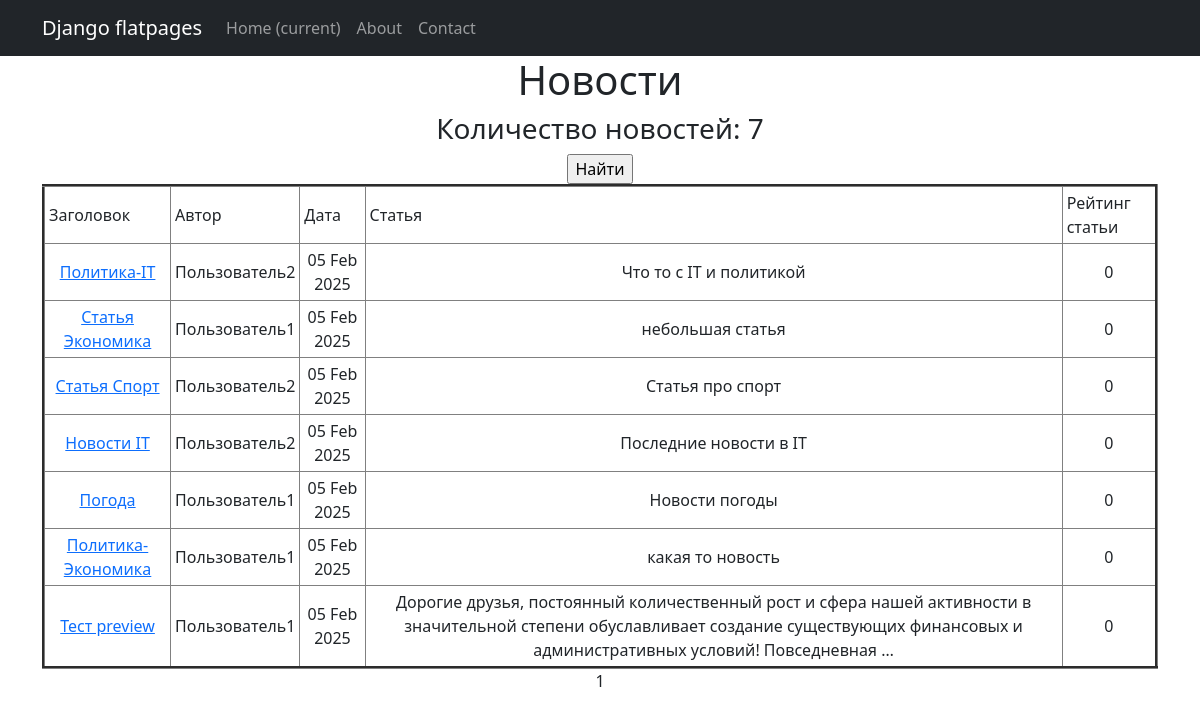
Before: /news/ with the older database file.
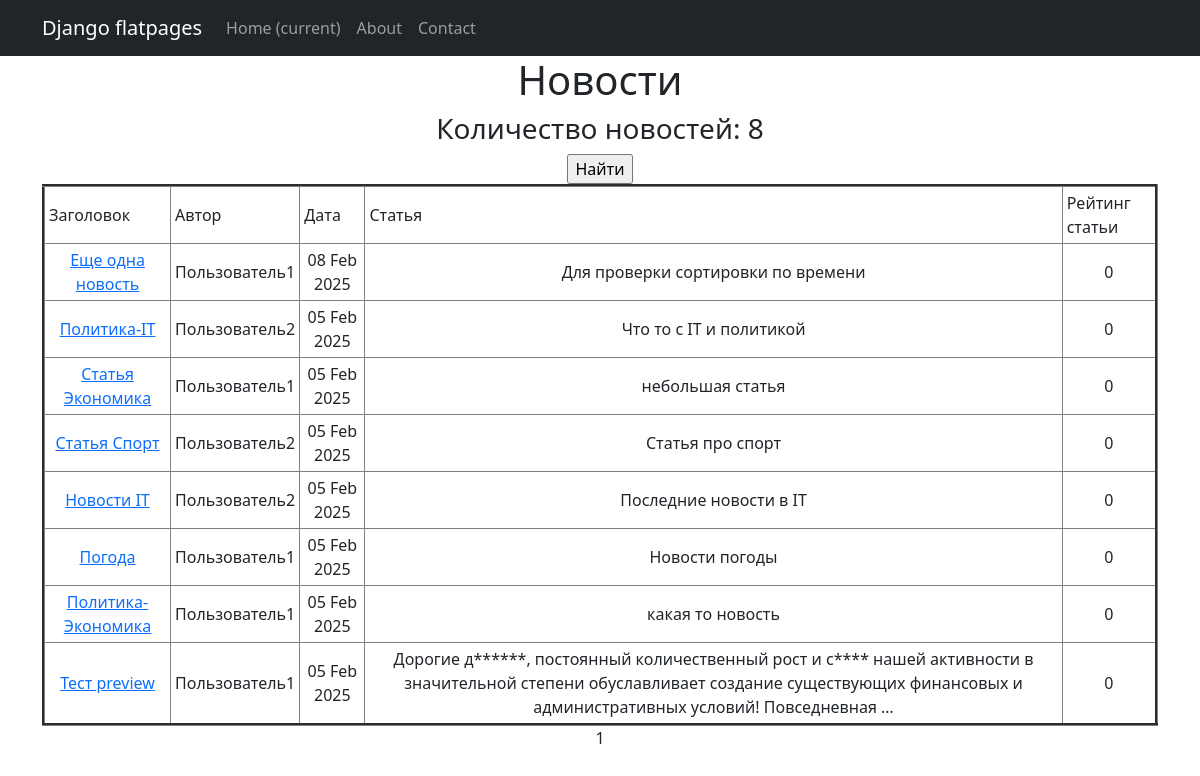
After: the same page with the newer database file.
### news/models.py (models this page shows, shortened)
class Post(models.Model):
    news = "NW"
    article = "AR"
    POSITIONS = [(news, "Новость"),
                 (article, "Статья")]
    autor_id = models.ForeignKey(Author, on_delete=models.CASCADE)
    type = models.CharField(max_length = 2, choices=POSITIONS, default=news)
    date_time = models.DateTimeField(auto_now_add=True)
    category = models.ManyToManyField(Category, through="PostCategory")
    title_news = models.CharField(max_length = 128)
    text_news = models.TextField()
    rating_post = models.IntegerField(default = 0)

class Author(models.Model):
    rating_autor = models.IntegerField(default = 0)
    user = models.OneToOneField(User, on_delete=models.CASCADE)

class Censorship(models.Model):
    word = models.CharField(max_length = 255, unique=True)
    def __str__(self):
        return f'{self.word}'

### news/views.py (the view)
# urls.py: path('', PostList.as_view(), name="news_list"),
class PostList(ListView):
    model = Post
    ordering = '-date_time'
    template_name = 'posts.html'
    context_object_name = 'posts'
    paginate_by = 10

### news/templatetags/custom_filters.py (called while the page is built)
def delete_symbol_l_r(word):
    symbols = ['!', '"', '#', '$', '%', '&', "'", '(', ')' '*',"\\", '+', ',', '-', '.', '/', ':', ';', '<', '=', '>', '?',
               '@', '[', ']', '^', '_', '`', '{', '|', '}']
    for symbol in symbols:
       word = word.rstrip(symbol).lstrip(symbol)
    return word

def stripping(text):
    word = ''
    for i in text:
        if i.isalpha():
            word += i
    return word.lower()

@register.filter()
def censor(text):
    list_censor = [str(i) for i in Censorship.objects.all()]
    for word in text.split():
        format_word = stripping(word)
        if format_word in list_censor:
            cencore_word = format_word[0] + "*" * (len(word) - 1)
            text = text.replace(delete_symbol_l_r(word), cencore_word)
    return text

### templates/posts.html (shortened to what this page needs)
{% extends 'flatpages/default.html' %}
{% load custom_filters %}
{% load custom_tags %}
{% block content %}
    <h1>Новости</h1>
    <h3> Количество новостей: {{ posts | length}} </h3>
        <form action="" method="get">
            <input type="submit" value="Найти" />
        </form>
        {% if posts %}
            <table border="3" cellpadding="4" cellspacing="1">
                <tr>
                    <td align="left">Заголовок</td>
                    <td align="left">Автор</td>
                    <td align="left">Дата</td>
                    <td align="left">Статья</td>
                    <td align="left">Рейтинг статьи</td>
                </tr>
                {% for post in posts%}
                <tr>
                    <td><a href="http://127.0.0.1:8000/news/{{ post.pk }}">{{ post.title_news | censor }}</a></td>
                    <td>{{ post.autor_id.user }}</td>
                    <td>{{ post.date_time | date:'d M Y' }}</td>
                    <td>{{ post.text_news | truncatewords:20 | censor }}</td>
                    <td>{{ post.rating_post }}</td>
                </tr>
                {% endfor %}
            </table>
        {% else %}
        <h2>Новостей нет!</h2>
        {% endif%}
   {{ page_obj.number }}
{% endblock content %}

Changed rows visible on the page:
added Post: title_news|censor "Еще одна новость", autor_id.user "Пользователь1", date_time "08 Feb 2025", text_news|censor "Для проверки сортировки по времени", rating_post "0"
computed for Post "Тест preview": text_news|censor "Дорогие друзья, постоянный количественный рост и сфера нашей активности в значительной…" → "Дорогие д******, постоянный количественный рост и с**** нашей активности в значительной…"
Other visible differences:
{{ posts | length }}: "7" → "8"
